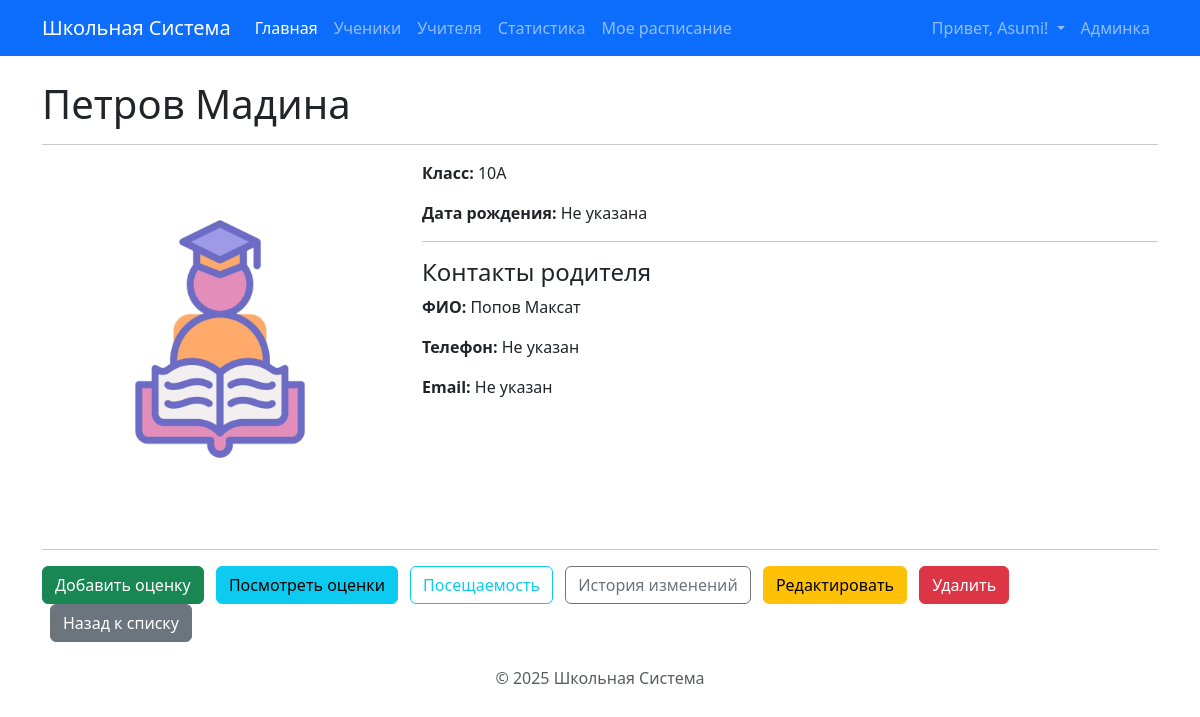
/students/25/ (signed in), run on the app's committed database.
### core/models.py (models this page shows, shortened)
class Student(models.Model):
    first_name = models.CharField(max_length=100, verbose_name="Имя")
    last_name = models.CharField(max_length=100, verbose_name="Фамилия")
    date_of_birth = models.DateField(null=True, blank=True, verbose_name="Дата рождения")
    current_class = models.ForeignKey(
        Class,
        on_delete=models.SET_NULL, # Если класс удалят/расформируют, ученик останется без класса
        null=True,
        blank=True, # Ученика можно добавить еще до назначения в класс
        related_name='students',
        verbose_name="Текущий класс"
    )
    parent_full_name = models.CharField(max_length=200, blank=True, verbose_name="ФИО родителя")
    parent_phone_number = models.CharField(max_length=20, blank=True, verbose_name="Телефон родителя")
    parent_email = models.EmailField(max_length=254, blank=True, verbose_name="Email родителя")
    photo = models.ImageField(upload_to='students_photos/', blank=True, null=True, verbose_name="Фото")
    history = HistoricalRecords()
    class Meta:
        verbose_name = "Ученик"
        verbose_name_plural = "Ученики"
        ordering = ['current_class', 'last_name', 'first_name'] # Сортировка по классу, потом по фамилии

class Class(models.Model):
    name = models.CharField(max_length=10, unique=True, verbose_name="Название класса (н-р, 9А)")
    class_teacher = models.ForeignKey(
        Teacher,
        on_delete=models.SET_NULL, # Если учителя удалят, поле станет NULL
        null=True,
        blank=True,
        related_name='managed_classes',
        verbose_name="Классный руководитель"
    )
    class Meta:
        verbose_name = "Класс"
        verbose_name_plural = "Классы"
        ordering = ['name']

### core/views.py (the view)
# urls.py: path('students/<int:pk>/', views.student_detail, name='student_detail'),
@login_required
def student_detail(request, pk):
    student = get_object_or_404(Student, pk=pk)
    user_is_student_owner = False
    if hasattr(request.user, 'student_profile'): # Проверяем, есть ли у пользователя профиль ученика
        user_is_student_owner = (request.user.student_profile.student == student)
    if not (request.user.is_staff or request.user.groups.filter(name='Teachers').exists() or user_is_student_owner):
        raise PermissionDenied # Если ни одно условие не выполнено - доступ запрещен (403)
    context = {
        'student': student,
        'page_title': f'Ученик: {student.last_name} {student.first_name}',
    }
    return render(request, 'core/student_detail.html', context)

### core/templatetags/schedule_tags.py (called while the page is built)
@register.filter(name='in_group') # <<< Регистрируем новый фильтр
def in_group(user, group_name):
    if not user.is_authenticated:
        return False
    try:
        group = Group.objects.get(name=group_name)
        return group in user.groups.all()
    except Group.DoesNotExist:
        return False

### templates/core/student_detail.html (shortened to what this page needs)
{% extends "base.html" %}
{% load static %}
{% load schedule_tags %}
{% block content %}
<h1>{{ student.last_name }} {{ student.first_name }}</h1>
<hr>
<div class="row">
    <div class="col-md-4">
        {% if student.photo %}
            <img src="{{ student.photo.url }}" alt="Фото {{ student.last_name }}" class="img-fluid rounded mb-3">
        {% else %}
             <img src="{% static 'images/placeholder_student.png' %}" alt="Нет фото" class="img-fluid rounded mb-3">
             {% endif %}
    </div>
    <div class="col-md-8">
        <p><strong>Класс:</strong> {{ student.current_class.name|default:"Не назначен" }}</p>
        <p><strong>Дата рождения:</strong> {{ student.date_of_birth|date:"d.m.Y"|default:"Не указана" }}</p>
        <hr>
        <h4>Контакты родителя</h4>
        <p><strong>ФИО:</strong> {{ student.parent_full_name|default:"Не указано" }}</p>
        <p><strong>Телефон:</strong> {{ student.parent_phone_number|default:"Не указан" }}</p>
        <p><strong>Email:</strong> {{ student.parent_email|default:"Не указан" }}</p>
    </div>
</div>
<hr>
<div class="mt-3 mb-3">
    {% if request.user.is_staff or request.user|in_group:'Teachers' %}
        <a href="{% url 'core:grade_create' %}?student_id={{ student.pk }}" class="btn btn-success">Добавить оценку</a>
    {% endif %}
    <a href="{% url 'core:student_grades' pk=student.pk %}" class="btn btn-info ms-2">Посмотреть оценки</a>
    <a href="{% url 'core:student_attendance_report' pk=student.pk %}" class="btn btn-outline-info ms-2">Посещаемость</a>
    {% if user.is_staff or user|in_group:'Teachers' %}
    <a href="{% url 'core:student_history' pk=student.pk %}" class="btn btn-outline-secondary ms-2">История изменений</a>
    {% endif %}
    {% if user.is_staff %}
      <a href="{% url 'core:student_update' pk=student.pk %}" class="btn btn-warning ms-2">Редактировать</a>
      <a href="{% url 'core:student_delete' pk=student.pk %}" class="btn btn-danger ms-2">Удалить</a>
    {% endif %}
    {% if user.is_staff or user|in_group:'Teachers' %}
    <a href="{% url 'core:student_list' %}" class="btn btn-secondary ms-2">Назад к списку</a>
    {% endif %}
</div>
{% endblock %}

### templates/base.html (shortened to what this page needs)
{% load static %}
{% load schedule_tags %}
<!doctype html>
<html lang="ru">
<head>
  <link href="https://cdn.jsdelivr.net/npm/bootstrap@5.3.3/dist/css/bootstrap.min.css" rel="stylesheet">
</head>
<body>
  <nav class="navbar navbar-expand-lg navbar-dark bg-primary mb-4">
    <div class="container">
      <a class="navbar-brand" href="{% url 'core:index' %}">Школьная Система</a>
      <div class="collapse navbar-collapse" id="navbarNav">
        <ul class="navbar-nav me-auto mb-2 mb-lg-0">
        <li class="nav-item">
          <a class="nav-link active" aria-current="page" href="{% url 'core:index' %}">Главная</a>
        </li>
        {% if user.is_staff or user|in_group:'Teachers' %}
          <li class="nav-item">
             <a class="nav-link" href="{% url 'core:student_list' %}">Ученики</a>
          </li>
          <li class="nav-item">
             <a class="nav-link" href="{% url 'core:teacher_list' %}">Учителя</a>
          </li>
          <li class="nav-item">
             <a class="nav-link" href="{% url 'core:school_statistics' %}">Статистика</a>
          </li>
        {% endif %}
        {% if user.is_authenticated %}
        <li class="nav-item">
          <a class="nav-link" href="{% url 'core:my_schedule' %}">Мое расписание</a>
        </li>
        {% endif %}
      </ul>
        <ul class="navbar-nav ms-auto">
            {% if user.is_authenticated %}
                <li class="nav-item dropdown">
                  <a class="nav-link dropdown-toggle" href="#" id="navbarDropdownUser" role="button" data-bs-toggle="dropdown" aria-expanded="false">
                    Привет, {{ user.username }}!
                  </a>
                </li>
                 {% if user.is_staff %}
                 <li class="nav-item">
                     <a class="nav-link" href="/admin/">Админка</a>
                 </li>
                 {% endif %}
            {% endif %}
        </ul>
      </div>
    </div>
  </nav>
  <div class="container">
    {% block content %}
    {% endblock %}
  </div>
  <footer class="mt-4 text-center text-muted">
    <p>&copy; {% now "Y" %} Школьная Система</p>
  </footer>
</body>
</html>

### data on the page
Student: last_name "Петров", first_name "Мадина", current_class.name "10А", date_of_birth "Не указана", parent_full_name "Попов Максат", parent_phone_number "Не указан", parent_email "Не указан"

### other printed values
{{ user.username }} "Asumi"
